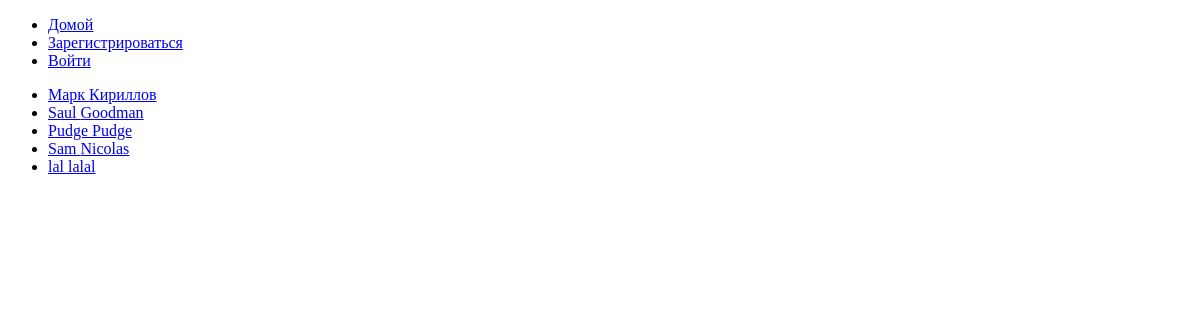
Before: / with the older database file.
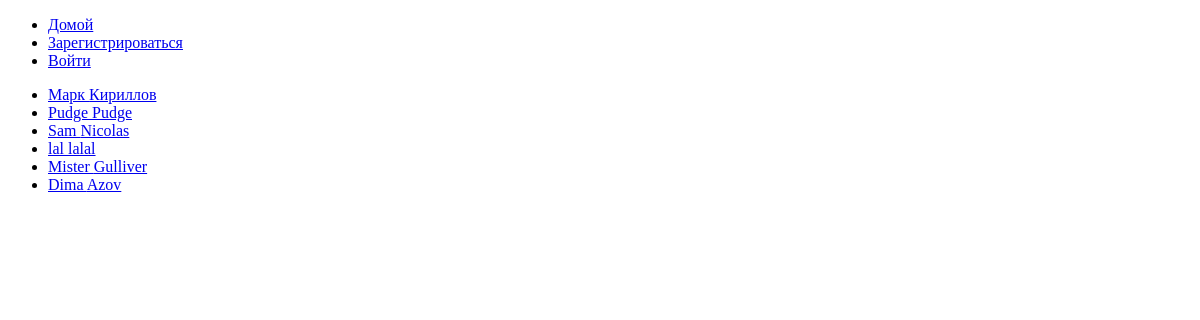
After: the same page with the newer database file.
### myPage/models.py (models this page shows, shortened)
class CustomUser(AbstractBaseUser):
    first_name = models.CharField(max_length=50,verbose_name='Имя')
    last_name = models.CharField(max_length=50,verbose_name='Фамилия')
    email = models.EmailField(unique=True,verbose_name='Электронная почта')
    birth_date = models.DateField(default=date(2000, 1, 1), verbose_name='Дата рождения')
    profile_image = models.ImageField(upload_to="photos/%Y/%m/%d/", verbose_name='Фотография профиля')
    country = CountryField(blank_label="(select country)", blank=True, verbose_name='Страна')
    is_superuser = models.BooleanField(default=False,verbose_name='Суперюзер?')
    is_staff = models.BooleanField(default=False,verbose_name='Стафф?')
    USERNAME_FIELD = 'email'
    REQUIRED_FIELDS = ['first_name', 'last_name']
    objects = CustomUserManager()
    class Meta:
        verbose_name = 'Страница'
        verbose_name_plural = 'Страницы'

### myPage/views.py (the view)
# urls.py: path('', views.IndexView.as_view(), name='home'),
class IndexView(generic.ListView):
    template_name="myPage/index.html"
    context_object_name="users"
    def get_queryset(self):
        return User.objects.all()

### myPage/templates/myPage/index.html
{% extends 'myPage/base.html' %}
{% block content %}
    {% if users %}
        <ul>
            {% for user in users  %}
            {% if not user.is_superuser %}
                <li><a href="{% url 'myPage:profile' user.id %}"> {{ user.first_name }} {{ user.last_name }} </a></li>
            {% endif %}
            {% endfor %}
        </ul>
    {% endif %}
{% endblock content %}

### myPage/templates/myPage/base.html (shortened to what this page needs)
{% load static %}
<!DOCTYPE html>
<html lang="en">
<head>
</head>
<body>
    <header><ul>
            {% if request.user.is_authenticated %}
                <li><a href="{% url 'myPage:profile' user.id %}">Домой</a></li>
                <li><a href="{% url 'myPage:profile' user.id %}">{{ user.first_name }} {{ user.last_name }}</a></li>
                <li><a href="{% url 'register_app:logout' %}">Выйти</a></li>
            {% else %}
                <li><a href="{% url 'myPage:home' %}">Домой</a></li>
                <li><a href="{% url 'register_app:register' %}">Зарегистрироваться</a></li>
                <li><a href="{% url 'register_app:login' %}"> Войти </a></li>
            {% endif %}
    </ul></header>
    {% block content %}
    {% endblock  %}
</body>
</html>

Changed rows visible on the page:
removed CustomUser: first_name "Saul", last_name "Goodman"
added CustomUser: first_name "Mister", last_name "Gulliver"
added CustomUser: first_name "Dima", last_name "Azov"
